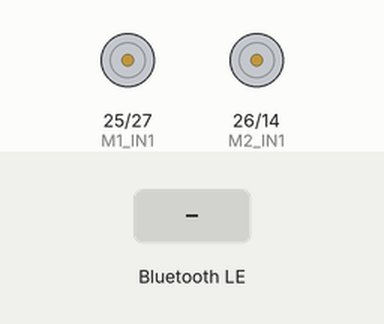
A sketch run on a simulated ESP32. On the bench: motor-driver pin pairs drawn as motors (green arrow = first pin HIGH = forward, orange = second pin HIGH = backward, longer = more drive). The inputs (shaded band) are chosen by the test bench. Nothing arrives over Bluetooth unless stated; a phone connects over Bluetooth LE 3 s after start; what the sketch prints to the serial monitor is not drawn.

Above: at 1.3 s.
1.4 s: Bluetooth LE write "F" received
At 1.8 s:
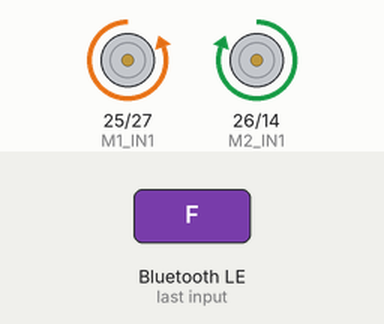
2.9 s: Bluetooth LE write "B" received
At 4.1 s:
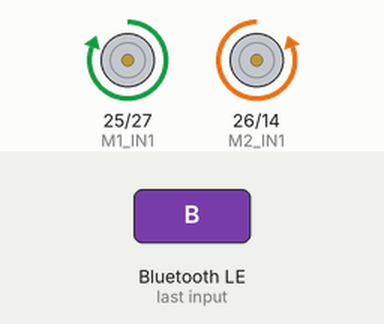
4.4 s: Bluetooth LE write "L" received
At 5.3 s:
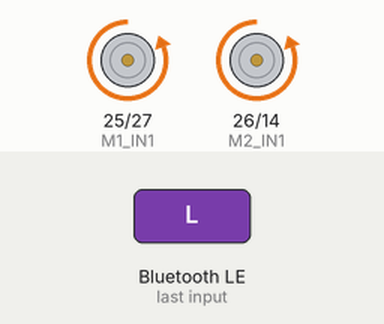
5.9 s: Bluetooth LE write "R" received
At 6.4 s:
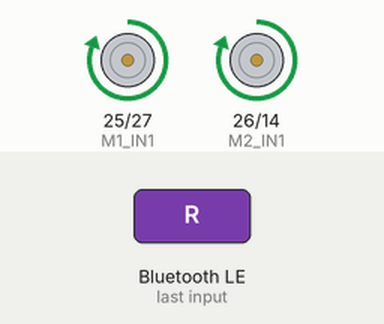
Timing chart, 0 to 8.4 s (numbered marks = the images above; inputs shaded):
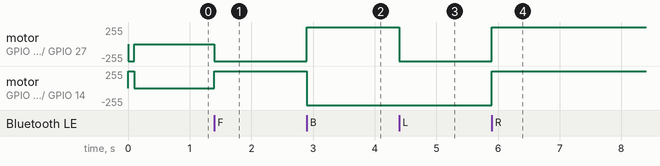

Measured:
- after the input at 1.4 s, motor on GPIO 25 (M1_IN1) / GPIO 27 (M1_IN2): stopped → backward 255/255 at once; motor on GPIO 26 (M2_IN1) / GPIO 14 (M2_IN2): stopped → forward 255/255 at once
- after the input at 2.9 s, motor on GPIO 25 (M1_IN1) / GPIO 27 (M1_IN2): backward 255/255 → forward 255/255 at once; motor on GPIO 26 (M2_IN1) / GPIO 14 (M2_IN2): forward 255/255 → backward 255/255 at once
- after the input at 4.4 s, motor on GPIO 25 (M1_IN1) / GPIO 27 (M1_IN2): forward 255/255 → backward 255/255 at once
- after the input at 5.9 s, motor on GPIO 25 (M1_IN1) / GPIO 27 (M1_IN2), motor on GPIO 26 (M2_IN1) / GPIO 14 (M2_IN2): backward 255/255 → forward 255/255 at once

The sketch:

codigo_funcionando.ino
```cpp
//CÓDIGO FUNCIONANDO TODOS OS COMANDOS VIA THUNKABLE
//APENAS COPIE E COLE NO COMPUTADOR

#include <BLEDevice.h>
#include <BLEServer.h>
#include <BLEUtils.h>
#include <BLE2902.h>

#define SERVICE_UUID           "6E400001-B5A3-F393-E0A9-E50E24DCCA9E"
#define CHARACTERISTIC_UUID_RX "6E400002-B5A3-F393-E0A9-E50E24DCCA9E"
#define CHARACTERISTIC_UUID_TX "6E400003-B5A3-F393-E0A9-E50E24DCCA9E"

BLEServer* pServer = NULL;
BLECharacteristic* pTxCharacteristic;
bool deviceConnected = false;

#define M1_IN1  25
#define M1_IN2  27

#define M2_IN1  26
#define M2_IN2  14

char lastMovement = '\0';


// MOVIMENTOS
void moverFrente() {
  digitalWrite(M2_IN2, LOW);
  digitalWrite(M2_IN1, HIGH);
  digitalWrite(M1_IN1, LOW);
  digitalWrite(M1_IN2, HIGH);
}

void moverRe() {
  digitalWrite(M2_IN2, HIGH);
  digitalWrite(M2_IN1, LOW);
  digitalWrite(M1_IN1, HIGH);
  digitalWrite(M1_IN2, LOW);
}

void virarEsquerda() {
  digitalWrite(M2_IN2, HIGH);
  digitalWrite(M2_IN1, LOW);
  digitalWrite(M1_IN1, LOW);
  digitalWrite(M1_IN2, HIGH);
}

void virarDireita() {
  digitalWrite(M2_IN2, LOW);
  digitalWrite(M2_IN1, HIGH);
  digitalWrite(M1_IN1, HIGH);
  digitalWrite(M1_IN2, LOW);
}

void pararTudo() {
  digitalWrite(M2_IN2, LOW);
  digitalWrite(M2_IN1, LOW);
  digitalWrite(M1_IN1, LOW);
  digitalWrite(M1_IN2, LOW);
}

//Feedback
void sendFeedback(const String& msg) {
  if (deviceConnected) {
    pTxCharacteristic->setValue(msg.c_str());
    pTxCharacteristic->notify();
    Serial.print("TX → ");
    Serial.println(msg);
  }
}

//Callback
class MyServerCallbacks : public BLEServerCallbacks {
  void onConnect(BLEServer* pServer) {
    deviceConnected = true;
    Serial.println("Dispositivo conectado!");
    sendFeedback("OK:CONNECTED");
  }
  void onDisconnect(BLEServer* pServer) {
    deviceConnected = false;
    pararTudo();
    lastMovement = '\0';
    Serial.println("Dispositivo desconectado!");
    pServer->startAdvertising();
  }
};

class MyCallbacks : public BLECharacteristicCallbacks {
  void onWrite(BLECharacteristic* pCharacteristic) {
    String cmd = String(pCharacteristic->getValue().c_str());
    cmd.trim();
    Serial.print("RECEBIDO: ");
    Serial.println(cmd);

    if (cmd.length() == 0) return;

    char c = toupper(cmd.charAt(0));

    if (c == 'F') {
      moverFrente();
      lastMovement = 'F';
      Serial.println("FRENTE");
      sendFeedback("OK:F");

    } else if (c == 'B') {
      moverRe();
      lastMovement = 'B';
      Serial.println("RÉ");
      sendFeedback("OK:B");

    } else if (c == 'L') {
      virarEsquerda();
      lastMovement = 'L';
      Serial.println("ESQUERDA");
      sendFeedback("OK:L");

    } else if (c == 'R') {
      virarDireita();
      lastMovement = 'R';
      Serial.println("DIREITA");
      sendFeedback("OK:R");

    } else if (c == 'P') {
      pararTudo();
      lastMovement = 'P';
      Serial.println("PARADO");
      sendFeedback("OK:P");

    } else if (c == 'S') {
      String param = cmd.substring(1);

    } else {
      Serial.println("Comando desconhecido");
      sendFeedback("ERR:UNKNOWN_CMD");
    }
  }
};

void setup() {
  Serial.begin(115200);

  pinMode(M1_IN1, OUTPUT);
  pinMode(M1_IN2, OUTPUT);
  pinMode(M2_IN1, OUTPUT);
  pinMode(M2_IN2, OUTPUT);

  moverFrente();
  delay(100);
  pararTudo();

  BLEDevice::init("Resenha_Movel_BLE");
  pServer = BLEDevice::createServer();
  pServer->setCallbacks(new MyServerCallbacks());

  BLEService* pService = pServer->createService(SERVICE_UUID);

  pTxCharacteristic = pService->createCharacteristic(
    CHARACTERISTIC_UUID_TX,
    BLECharacteristic::PROPERTY_NOTIFY
  );
  pTxCharacteristic->addDescriptor(new BLE2902());

  BLECharacteristic* pRxCharacteristic = pService->createCharacteristic(
    CHARACTERISTIC_UUID_RX,
    BLECharacteristic::PROPERTY_WRITE
  );
  pRxCharacteristic->setCallbacks(new MyCallbacks());

  pService->start();
  pServer->startAdvertising();

  Serial.println("BLE iniciado! Aguardando conexão...");
  Serial.println("Comandos: F, B, L, R, P");
}

void loop(){}
```
